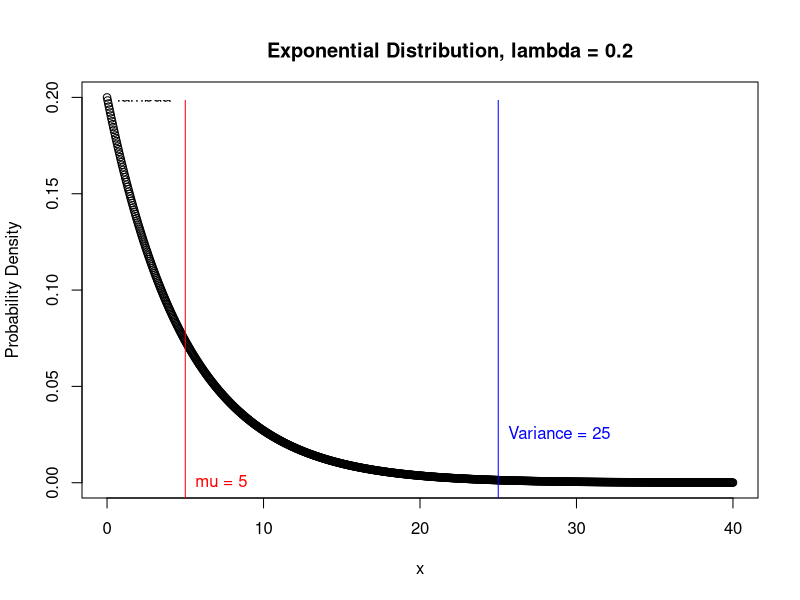
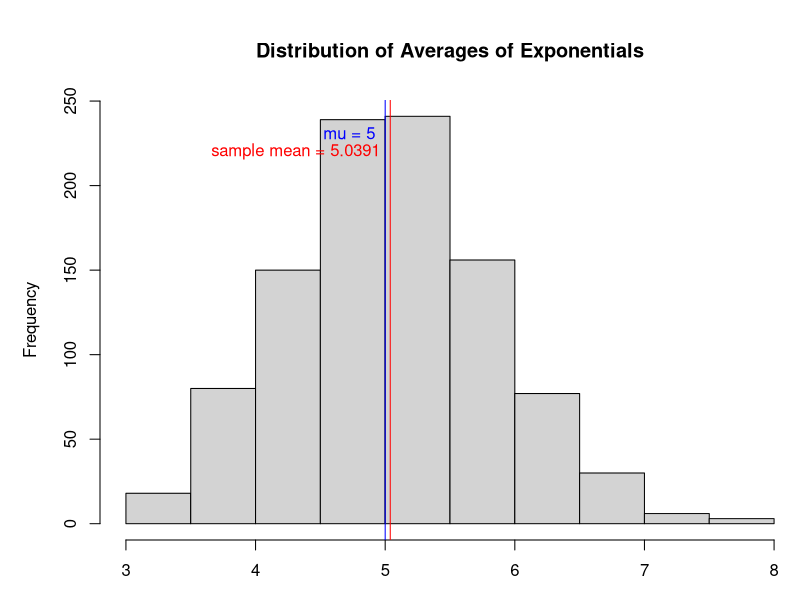
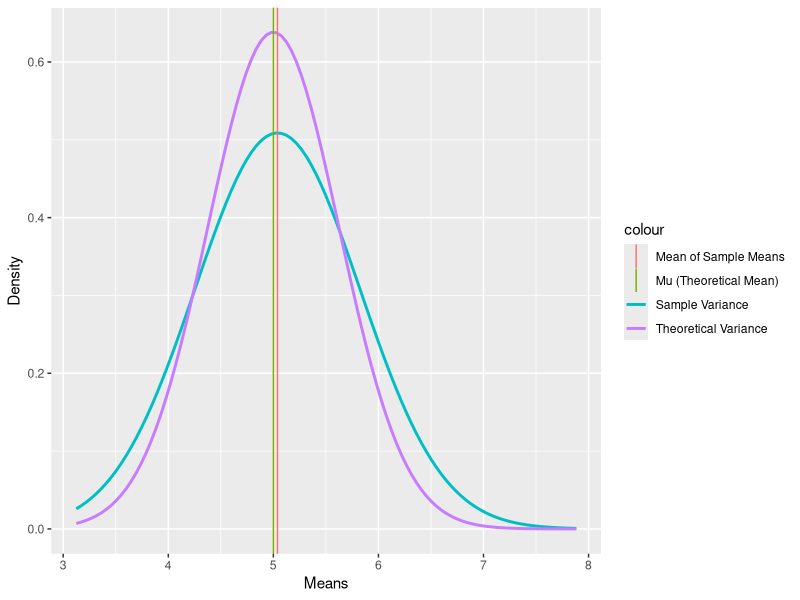

These charts were generated, in order, by the following R code:
## ---- chunk 1
knitr::opts_chunk$set(echo = TRUE)
library(ggplot2)
## ---- chunk 2
# Known parameters
lambda <- 0.2
sims <- 1000
#create uniqueness of our random generator
set.seed(555);
# Generate 40 random exponentials
n <- seq(0,40,length.out = 1000)
# Define the Exponential Distro
my_dexp <- dexp(n,rate=lambda)
#...and put it in a dataframe (required for ggplot)
df_dexp <- data.frame(x=n,my_dexp)
## ---- chunk 3
# Based on link  
mu <- sigma <- 1 / lambda
#Variance is the square of stdev
varExp <- sigma^2
varExp

## ---- chunk 4
with(df_dexp, plot(n, my_dexp,xlab="x",ylab="Probability Density"))
par(mar = c(3, 5, 5, 0))
title(main = "Exponential Distribution, lambda = 0.2")
text(0, lambda, labels = "lambda", pos = 4)
abline(v = mu, col = "red")
muLabel <- paste("mu =", mu)
text(mu, 0, labels = muLabel, pos = 4, col = "red")
abline(v = varExp, col = "blue")
varExpLabel <- paste("Variance =", varExp)
text(varExp, 0.025, labels = varExpLabel, pos = 4, 
     col = "blue")
## ---- chunk 5
set.seed(575);
sm1Kn40 <- replicate(1000,mean(rexp(40,lambda)))
summary(sm1Kn40)
## ---- chunk 6
mu_sim <- round(mean(sm1Kn40),4)
VarSim <- var(sm1Kn40)

## ---- chunk 7
hist(sm1Kn40,xlab="Averages of Exponentials",main="Distribution of Averages of Exponentials")
abline(v = round(mu_sim,4), col = "red")
muSimLabel <- paste("sample mean =", mu_sim)
text(mu_sim, 220, labels = muSimLabel, pos =2,
     col = "red")
abline(v = mu, col = "blue")
text(mu, 230, labels = muLabel, pos = 2, col = "blue")
## ---- chunk 8
g <- ggplot(as.data.frame(sm1Kn40), aes(sm1Kn40)) +
        xlab("Means") +
        ylab("Density")
g <- g + stat_function(fun = dnorm,
                       args = list(mean = mu_sim, 
                                   sd = sqrt(VarSim)),
                       aes(color = "Sample Variance"), 
                       size = 1) +
        stat_function(fun = dnorm,
                      args = list(mean = mu, 
                                  sd = sigma^2/40),
                      aes(color = "Theoretical Variance"), 
                       size = 1)
g <- g + geom_vline(aes(xintercept = mu_sim, color = 
                                "Mean of Sample Means")) +
        geom_vline(aes(xintercept = mu, color = 
                               "Mu (Theoretical Mean)"))
g
